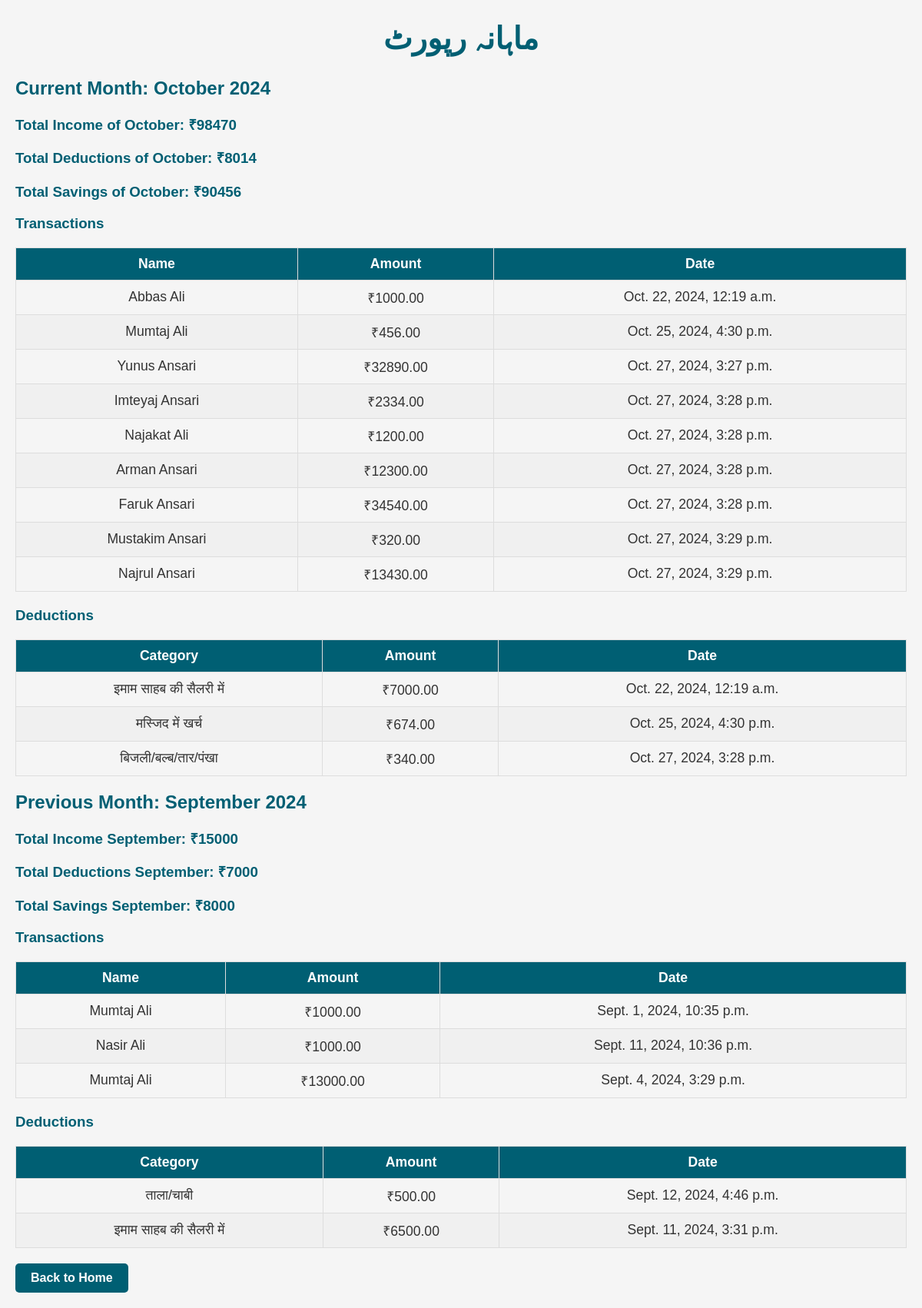
/monthwise-report/, run on the app's committed database.
### community_fund/models.py (models this page shows, shortened)
class Transaction(models.Model):
    user = models.ForeignKey(User, on_delete=models.CASCADE)
    amount = models.DecimalField(max_digits=10, decimal_places=2)
    date = models.DateTimeField(default=timezone.now)

class User(models.Model):
    name = models.CharField(max_length=100)
    joined_date = models.DateTimeField(default=timezone.now)
    is_active = models.BooleanField(default=True)

class Deduction(models.Model):
    CATEGORY_CHOICES = [
        ('इमाम साहब की सैलरी में', 'इमाम साहब की सैलरी में'),
        ('मस्जिद में खर्च', 'मस्जिद में खर्च'),
        ('बिजली/बल्ब/तार/पंखा', 'बिजली/बल्ब/तार/पंखा'),
        ('साउंड सिस्टम', 'साउंड सिस्टम'),
        ('ईद में सजावट', 'ईद में सजावट'),
        ('कुर्बानी में सजावट', 'कुर्बानी में सजावट'),
        ('चापाकल', 'चापाकल'),
        ('वाइपर खरीदने में', 'वाइपर खरीदने में'),
        ('झाड़ू', 'झाड़ू'),
        ('ताला/चाबी', 'ताला/चाबी'),
        ('लोटा', 'लोटा'),
        ('पेंटिंग', 'पेंटिंग'),
        ('ईंट', 'ईंट'),
        ('गिट्टी', 'गिट्टी'),
        ('बालू', 'बालू'),
        ('सीमेंट', 'सीमेंट'),
        ('छड़', 'छड़'),
        ('मिस्त्री/लेबर', 'मिस्त्री/लेबर'),
        ('टाइल्स', 'टाइल्स'),
    ]
    category = models.CharField(max_length=30, choices=CATEGORY_CHOICES)
    amount = models.DecimalField(max_digits=10, decimal_places=2)
    date = models.DateTimeField(default=timezone.now)

### community_fund/views.py (the view)
# urls.py: path('monthwise-report/', monthwise_report, name='monthwise_report'),
def monthwise_report(request):
    now = timezone.now()
    current_month = now.month
    current_year = now.year
    first_day_of_current_month = datetime.date(current_year, current_month, 1)
    last_day_of_current_month = datetime.date(current_year, current_month, monthrange(current_year, current_month)[1])
    first_day_of_previous_month = datetime.date(current_year, current_month - 1, 1) if current_month > 1 else datetime.date(current_year - 1, 12, 1)
    last_day_of_previous_month = datetime.date(current_year, current_month, 1) - datetime.timedelta(days=1)
    current_month_transactions = Transaction.objects.filter(date__range=[first_day_of_current_month, now])
    current_month_deductions = Deduction.objects.filter(date__range=[first_day_of_current_month, now])
    previous_month_transactions = Transaction.objects.filter(date__range=[first_day_of_previous_month, last_day_of_previous_month])
    previous_month_deductions = Deduction.objects.filter(date__range=[first_day_of_previous_month, last_day_of_previous_month])
    total_income_current = current_month_transactions.aggregate(total=Sum('amount'))['total'] or 0
    total_deductions_current = current_month_deductions.aggregate(total=Sum('amount'))['total'] or 0
    total_savings_current = total_income_current - total_deductions_current
    total_income_previous = previous_month_transactions.aggregate(total=Sum('amount'))['total'] or 0
    total_deductions_previous = previous_month_deductions.aggregate(total=Sum('amount'))['total'] or 0
    total_savings_previous = total_income_previous - total_deductions_previous
    previous_month_data_available = previous_month_transactions.exists() or previous_month_deductions.exists()
    context = {
        'current_month_transactions': current_month_transactions,
        'current_month_deductions': current_month_deductions,
        'total_income_current': total_income_current,
        'total_deductions_current': total_deductions_current,
        'total_savings_current': total_savings_current,
        'previous_month_transactions': previous_month_transactions,
        'previous_month_deductions': previous_month_deductions,
        'total_income_previous': total_income_previous,
        'total_deductions_previous': total_deductions_previous,
        'total_savings_previous': total_savings_previous,
        'current_month_name': now.strftime('%B'),
        'previous_month_name': (now - datetime.timedelta(days=30)).strftime('%B'),  # Approximate for month name
        'year': current_year,
        'previous_month_data_available': previous_month_data_available,
    }
    return render(request, 'monthwise_report.html', context)

### community_fund/templates/monthwise_report.html (shortened to what this page needs)
{% load static %}
<!DOCTYPE html>
<html lang="en">
<head>
</head>
<body>
    <h1>ماہانہ رپورٹ</h1>
    <h2>Current Month: {{ current_month_name }} {{ year }}</h2>
    <h3>Total Income of {{ current_month_name }}: ₹{{ total_income_current }}</h3>
    <h3>Total Deductions of {{ current_month_name }}: ₹{{ total_deductions_current }}</h3>
    <h3>Total Savings of {{ current_month_name }}: ₹{{ total_savings_current }}</h3>
    <h3>Transactions</h3>
    <table>
        <thead>
            <tr>
                <th>Name</th>
                <th>Amount</th>
                <th>Date</th>
            </tr>
        </thead>
        <tbody>
            {% for transaction in current_month_transactions %}
            <tr>
                <td>{{ transaction.user.name }}</td>
                <td>₹{{ transaction.amount }}</td>
                <td>{{ transaction.date }}</td>
            </tr>
            {% endfor %}
        </tbody>
    </table>
    <h3>Deductions</h3>
    <table>
        <thead>
            <tr>
                <th>Category</th>
                <th>Amount</th>
                <th>Date</th>
            </tr>
        </thead>
        <tbody>
            {% for deduction in current_month_deductions %}
            <tr>
                <td>{{ deduction.category }}</td>
                <td>₹{{ deduction.amount }}</td>
                <td>{{ deduction.date }}</td>
            </tr>
            {% endfor %}
        </tbody>
    </table>
    <h2>Previous Month: {{ previous_month_name }} {{ year }}</h2>
    {% if previous_month_data_available %}
        <h3>Total Income {{ previous_month_name }}: ₹{{ total_income_previous }}</h3>
        <h3>Total Deductions {{ previous_month_name }}: ₹{{ total_deductions_previous }}</h3>
        <h3>Total Savings {{ previous_month_name }}: ₹{{ total_savings_previous }}</h3>
        <h3>Transactions</h3>
        <table>
            <thead>
                <tr>
                    <th>Name</th>
                    <th>Amount</th>
                    <th>Date</th>
                </tr>
            </thead>
            <tbody>
                {% for transaction in previous_month_transactions %}
                <tr>
                    <td>{{ transaction.user.name }}</td>
                    <td>₹{{ transaction.amount }}</td>
                    <td>{{ transaction.date }}</td>
                </tr>
                {% endfor %}
            </tbody>
        </table>
        <h3>Deductions</h3>
        <table>
            <thead>
                <tr>
                    <th>Category</th>
                    <th>Amount</th>
                    <th>Date</th>
                </tr>
            </thead>
            <tbody>
                {% for deduction in previous_month_deductions %}
                <tr>
                    <td>{{ deduction.category }}</td>
                    <td>₹{{ deduction.amount }}</td>
                    <td>{{ deduction.date }}</td>
                </tr>
                {% endfor %}
            </tbody>
        </table>
    {% else %}
        <h3>No data available for {{ previous_month_name }} {{ year }}.</h3>
    {% endif %}
    <a href="{% url 'home' %}">Back to Home</a>
</body>
</html>

### community_fund/templates/monthwise_report.html (style rules this page uses)
body { font-family: Arial, sans-serif; margin: 20px; background-color: #f5f5f5; color: #333; }
h1 { text-align: center; font-size: 2.5rem; color: #005f73; }
h2, h3 { color: #005f73; }
table { width: 100%; border-collapse: collapse; margin: 20px 0; }
table thead { background-color: #005f73; color: white; }
table th, table td { padding: 10px; border: 1px solid #ddd; text-align: center; font-size: 1.1rem; }
table tbody tr:nth-child(even) { background-color: #f0f0f0; }
a { display: inline-block; padding: 10px 20px; background-color: #005f73; color: white; text-decoration: none; font-weight: bold; border-radius: 5px; text-align: center; }

### data on the page
Deduction: category "इमाम साहब की सैलरी में", amount "7000.00", date "Oct. 22, 2024, 12:19 a.m."
Deduction: category "मस्जिद में खर्च", amount "674.00", date "Oct. 25, 2024, 4:30 p.m."
Deduction: category "बिजली/बल्ब/तार/पंखा", amount "340.00", date "Oct. 27, 2024, 3:28 p.m."
Deduction: category "ताला/चाबी", amount "500.00", date "Sept. 12, 2024, 4:46 p.m."
Deduction: category "इमाम साहब की सैलरी में", amount "6500.00", date "Sept. 11, 2024, 3:31 p.m."

### other printed values
{{ total_income_current }} "98470"
{{ total_deductions_current }} "8014"
{{ total_savings_current }} "90456"
{{ total_income_previous }} "15000"
{{ total_deductions_previous }} "7000"
{{ total_savings_previous }} "8000"
